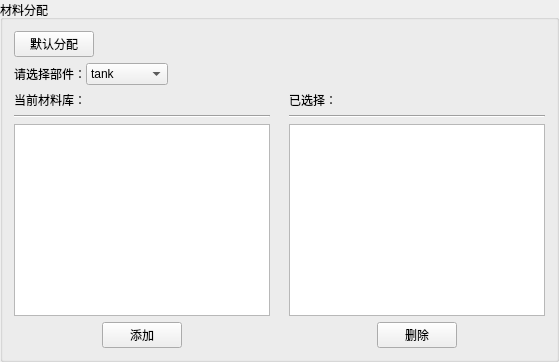
         <widget class="QGroupBox" name="groupBox_3">
          <property name="title">
           <string>材料分配</string>
          </property>
          <layout class="QVBoxLayout" name="verticalLayout_8">
           <item>
            <widget class="QPushButton" name="button_mat_appoint_default">
             <property name="sizePolicy">
              <sizepolicy hsizetype="Fixed" vsizetype="Fixed">
               <horstretch>0</horstretch>
               <verstretch>0</verstretch>
              </sizepolicy>
             </property>
             <property name="text">
              <string>默认分配</string>
             </property>
            </widget>
           </item>
           <item>
            <layout class="QHBoxLayout" name="horizontalLayout_7">
             <property name="spacing">
              <number>0</number>
             </property>
             <item>
              <widget class="QLabel" name="label_5">
               <property name="sizePolicy">
                <sizepolicy hsizetype="Minimum" vsizetype="Fixed">
                 <horstretch>0</horstretch>
                 <verstretch>0</verstretch>
                </sizepolicy>
               </property>
               <property name="text">
                <string>请选择部件：</string>
               </property>
              </widget>
             </item>
             <item>
              <widget class="QComboBox" name="part_choice">
               <property name="sizePolicy">
                <sizepolicy hsizetype="Minimum" vsizetype="Fixed">
                 <horstretch>0</horstretch>
                 <verstretch>0</verstretch>
                </sizepolicy>
               </property>
               <item>
                <property name="text">
                 <string>tank</string>
                </property>
               </item>
               <item>
                <property name="text">
                 <string>insulation</string>
                </property>
               </item>
               <item>
                <property name="text">
                 <string>base1</string>
                </property>
               </item>
               <item>
                <property name="text">
                 <string>base2</string>
                </property>
               </item>
              </widget>
             </item>
             <item>
              <spacer name="horizontalSpacer">
               <property name="orientation">
                <enum>Qt::Horizontal</enum>
               </property>
               <property name="sizeHint" stdset="0">
                <size>
                 <width>40</width>
                 <height>20</height>
                </size>
               </property>
              </spacer>
             </item>
            </layout>
           </item>
           <item>
            <layout class="QHBoxLayout" name="horizontalLayout_10">
             <item>
              <layout class="QVBoxLayout" name="verticalLayout_4">
               <item>
                <widget class="QLabel" name="label_6">
                 <property name="text">
                  <string>当前材料库：</string>
                 </property>
                </widget>
               </item>
               <item>
                <widget class="Line" name="line_3">
                 <property name="orientation">
                  <enum>Qt::Horizontal</enum>
                 </property>
                </widget>
               </item>
               <item>
                <widget class="QListWidget" name="mat_all_list"/>
               </item>
               <item>
                <layout class="QHBoxLayout" name="horizontalLayout_8">
                 <item>
                  <widget class="QPushButton" name="button_mat_appoint">
                   <property name="sizePolicy">
                    <sizepolicy hsizetype="Fixed" vsizetype="Fixed">
                     <horstretch>0</horstretch>
                     <verstretch>0</verstretch>
                    </sizepolicy>
                   </property>
                   <property name="text">
                    <string>添加</string>
                   </property>
                  </widget>
                 </item>
                </layout>
               </item>
              </layout>
             </item>
             <item>
              <widget class="QLabel" name="label_8">
               <property name="text">
                <string/>
               </property>
               <property name="pixmap">
                <pixmap>C:/Users/GuoHB/.designer/backup/resources/icons/ArrowRight.png</pixmap>
               </property>
              </widget>
             </item>
             <item>
              <layout class="QVBoxLayout" name="verticalLayout_7">
               <item>
                <widget class="QLabel" name="label_7">
                 <property name="text">
                  <string>已选择：</string>
                 </property>
                </widget>
               </item>
               <item>
                <widget class="Line" name="line_4">
                 <property name="orientation">
                  <enum>Qt::Horizontal</enum>
                 </property>
                </widget>
               </item>
               <item>
                <widget class="QListWidget" name="mat_appoint_list"/>
               </item>
               <item>
                <layout class="QHBoxLayout" name="horizontalLayout_9">
                 <item>
                  <widget class="QPushButton" name="button_mat_del">
                   <property name="sizePolicy">
                    <sizepolicy hsizetype="Fixed" vsizetype="Fixed">
                     <horstretch>0</horstretch>
                     <verstretch>0</verstretch>
                    </sizepolicy>
                   </property>
                   <property name="text">
                    <string>删除</string>
                   </property>
                  </widget>
                 </item>
                </layout>
               </item>
              </layout>
             </item>
            </layout>
           </item>
          </layout>
         </widget>
